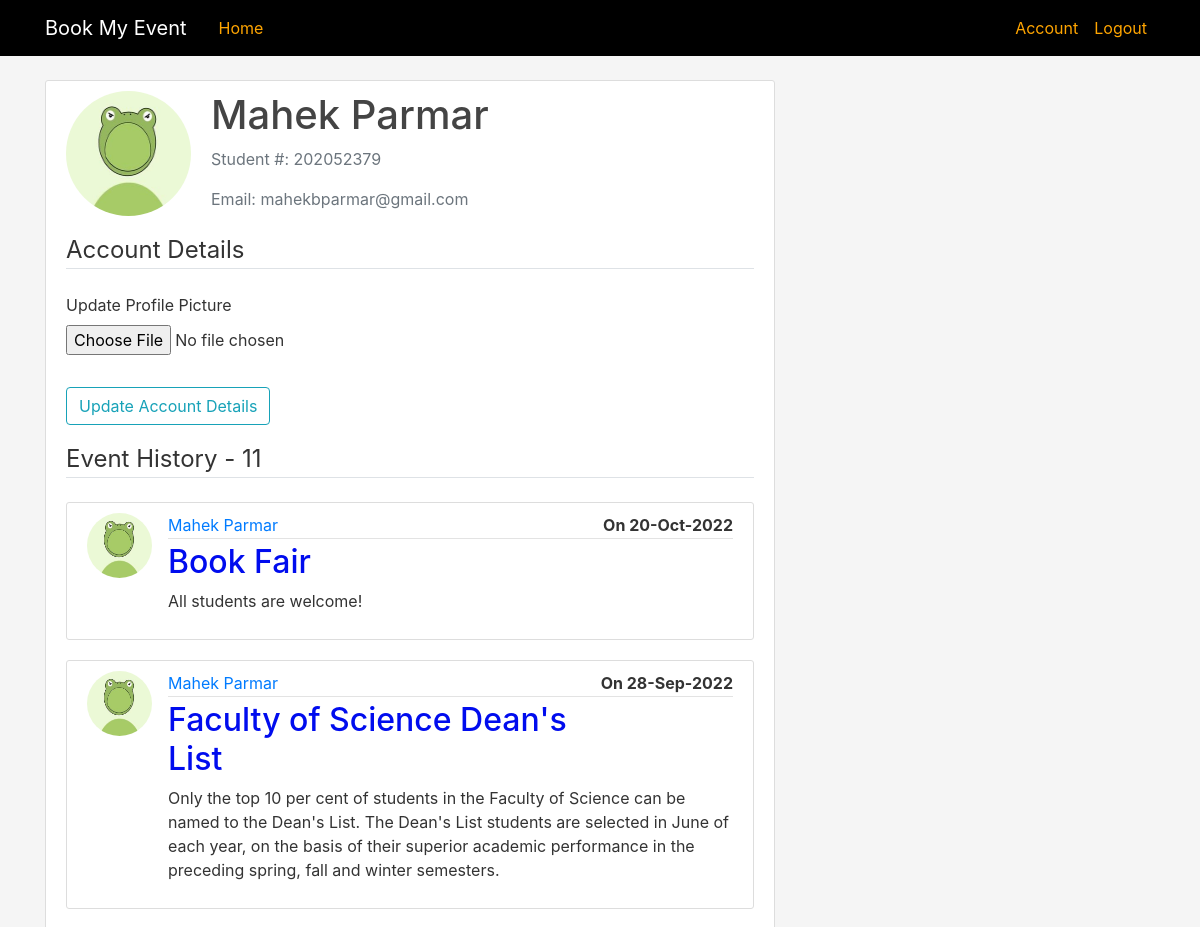
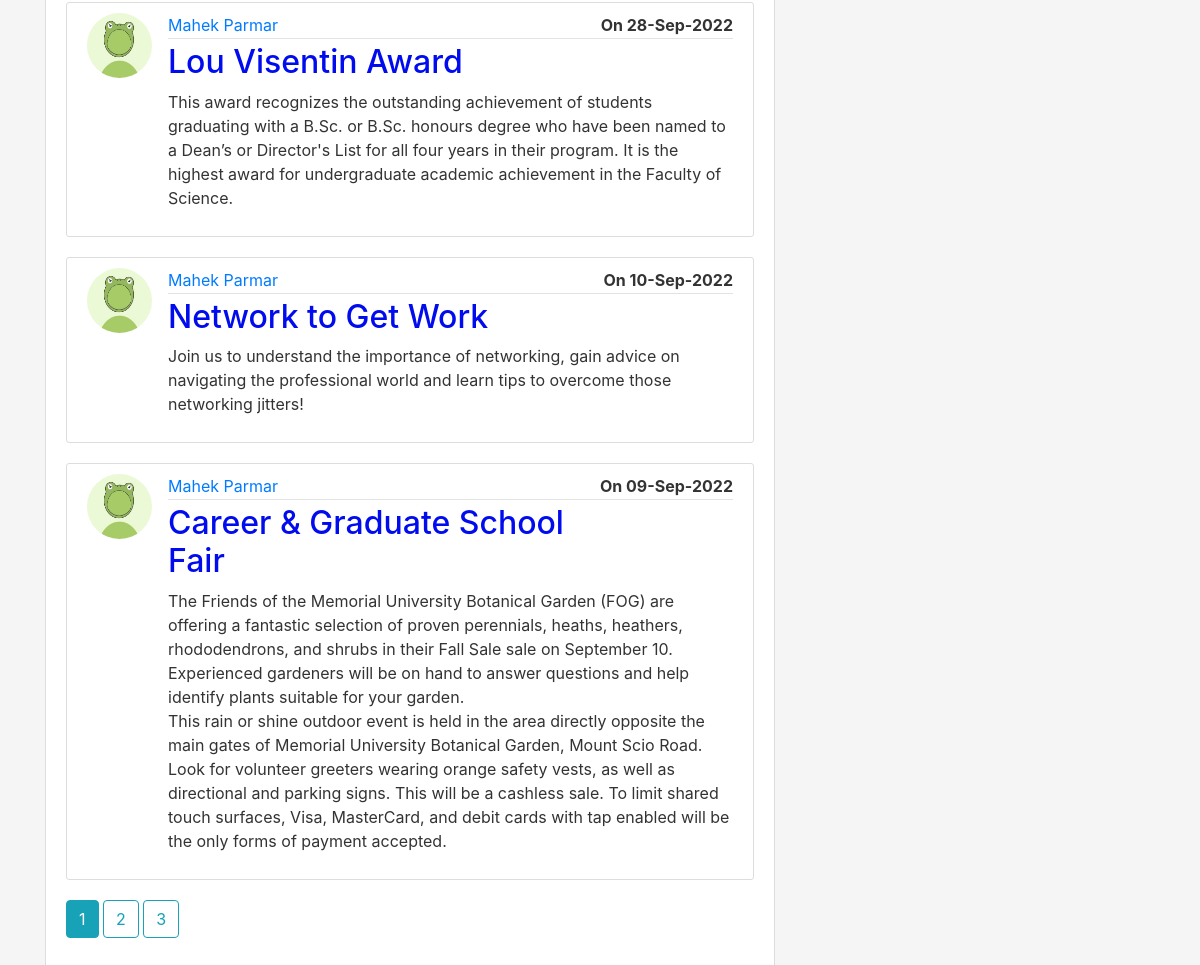
Page /account (signed in) on the committed database (2 pictures, top to bottom).
### blog/model.py (models this page shows, shortened)
class User(db.Model, UserMixin):
    id = db.Column(db.Integer, primary_key = True)      #its the primary key
    firstName = db.Column(db.String, nullable=False)    #must not be null
    surName = db.Column(db.String, nullable=False)      #must not be null
    email = db.Column(db.String, nullable=False, unique=True)   #must not be empty, and mun mails are unique
    studentNumber = db.Column(db.String(9), nullable= False, unique=True)      #must not be empty, max of 9 numbers and must be unique
    profilePicture = db.Column(db.String(20), nullable=False, default = 'default.jpg')      #max 20 strings(image will be hashed), cannot be null and some image will always be there i.e. the default image
    password = db.Column(db.String(60), nullable=False)     #passwords will be hashed
    eventsPosted = db.relationship('Event', backref='author', lazy=True)        #This is relationship and NOT a column on the db, this just helps get all events the user has created
    attending = db.relationship('Event', secondary = user_event, backref="atendees", order_by ="Event.date")

class Event(db.Model):
    id = db.Column(db.Integer, primary_key=True)
    title = db.Column(db.String(100), nullable=False)
    content = db.Column(db.Text, nullable=False)
    image = db.Column(db.String(20), nullable=True)      #max 20 strings(image will be hashed), cannot be null and some image will always be there i.e. the default image
    date = db.Column(db.Date, nullable=False)
    userId = db.Column(db.Integer, db.ForeignKey('user.id'), nullable=False)

### blog/users/routes.py (the view, shortened to what this page needs)
@users.route("/account", methods=['GET', 'POST'])
@login_required
def account():
    updateAForm= UpdateAccountForm()
    page = request.args.get('page', 1, type=int)
    eventsPosted = Event.query.filter_by(userId = current_user.id).order_by(Event.date.desc()).paginate(page=page, per_page=5)
    profilePic = url_for('static', filename='profilePics/' + current_user.profilePicture)
    return render_template('account.html', title="Account", user= current_user, profilePicture = profilePic, form=updateAForm, eventsPosted = eventsPosted)

### blog/users/form.py
class UpdateAccountForm(FlaskForm):
    profilePicture = FileField("Update Profile Picture", validators=[FileAllowed(['jpg', 'png'])])
    submit = SubmitField("Update Account Details")

### blog/model.py (called while the page is built)
@loginManager.user_loader
def load_user(userId):
    return User.query.get(int(userId))

### blog/templates/account.html (shortened to what this page needs)
{% extends "layout.html" %}
{% block content %}
<div class="content-section">
    <div class="media">
        <img class="rounded-circle account-img" src="{{profilePicture}}">
        <div class="media-body">
            <h2 class="account-heading">{{ current_user.firstName }}&nbsp;{{ current_user.surName }}</h2>
            <p class="text-secondary">Student #:&nbsp;{{ current_user.studentNumber }}</p>
            <p class="text-secondary">Email:&nbsp;{{ current_user.email }}</p>
        </div>
    </div>
    <form method="POST" action="" enctype="multipart/form-data">
        <fieldset class="form-group">
            <legend class="border-bottom mb-4">Account Details</legend>
            <div class="form-group">
                {{ form.profilePicture.label() }}
                {{ form.profilePicture(class="form-control-file") }}
            </div>
        </fieldset>
        <div class="form-group">
            {{ form.submit(class= "btn btn-outline-info") }}
        </div>
    </form>
    <legend class="border-bottom mb-4">Event History - {{eventsPosted.total}}</legend>
    {% for event in eventsPosted.items %}
    <article class="media content-section">
        <img class="rounded-circle article-img"
            src="{{ url_for('static', filename = 'profilePics/' + event.author.profilePicture) }}">
        <div class="media-body">
            <div class="article-metadata">
                <a class="mr-2" href="#">{{ event.author.firstName }}&nbsp;{{ event.author.surName }} </a>
                <p class="float-right font-weight-bold">On {{ event.date.strftime('%d-%b-%Y') }}</p>
            </div>
            <h2><a class="article-title" style="color:#000cee;" href="{{ url_for('events.viewEvent', event_id=event.id) }}">{{
                event.title }}</a></h2>
            <p class="article-content">{{ event.content }}</p>
        </div>
    </article>
    {% endfor %}
    {% for page_num in eventsPosted.iter_pages(left_edge=1, right_edge=1, left_current=2, right_current=3) %}
        {% if page_num %}
            {% if eventsPosted.page==page_num %}
                <a class="btn btn-info mb-4" href="{{ url_for('users.viewUser', user_id =user.id, page=page_num) }}">{{page_num}}</a>
            {% else %}
                <a class="btn btn-outline-info mb-4" href="{{ url_for('users.viewUser', user_id =user.id, page=page_num)}}">{{page_num}}</a>
            {% endif %}
        {% else %}
        ...
        {% endif %}
    {% endfor %}
</div>
{% endblock content %}

### blog/templates/layout.html (shortened to what this page needs)
<!DOCTYPE html>
<html lang="en">
<head>
  <link rel="stylesheet" href="https://cdn.jsdelivr.net/npm/bootstrap@4.3.1/dist/css/bootstrap.min.css"
>
  <link rel="stylesheet" type="text/css" href="{{ url_for('static' , filename = 'main.css') }}">
</head>
<body>
  <header class="site-header">
    <nav class="navbar navbar-expand-md navbar-dark bg-steel fixed-top">
      <div class="container">
        <a class="navbar-brand mr-4" href="/">Book My Event</a>
        <div class="collapse navbar-collapse" id="navbarToggle">
          <div class="navbar-nav mr-auto">
            <a class="nav-item nav-link" href="{{ url_for('main.home') }}">Home</a>
          </div>
          <div class="navbar-nav">
            {% if current_user.is_authenticated %}
            <a class="nav-item nav-link" href="{{ url_for('users.account') }}">Account</a>
            <a class="nav-item nav-link" href="{{ url_for('users.logout') }}">Logout</a>
            {% else %}
            <a class="nav-item nav-link" href="{{ url_for('users.login') }}">Login</a>
            <a class="nav-item nav-link" href="{{ url_for('users.register') }}">Register</a>
            {% endif %}
          </div>
        </div>
      </div>
    </nav>
  </header>
  <main role="main" class="container">
    <div class="row">
      <div class="col-md-8">
        {% block content %}{% endblock %}
      </div>
    </div>
  </main>
</body>
</html>

### blog/static/main.css (style rules this page uses)
body { background: whitesmoke; color: #333333; margin-top: 5rem; }
h1, h2, h3, h4, h5, h6 { color: #444444; }
.bg-steel { background-color: #000; }
.site-header .navbar-nav .nav-link { color: #ffa500; }
.content-section { background: #ffffff; padding: 10px 20px; border: 1px solid #dddddd; border-radius: 3px; margin-bottom: 20px; }
.article-title { color: #444444; }
.article-content { white-space: pre-line; }
.article-img { height: 65px; width: 65px; margin-right: 16px; }
.article-metadata { padding-bottom: 1px; margin-bottom: 4px; border-bottom: 1px solid #e3e3e3 }
.account-img { height: 125px; width: 125px; margin-right: 20px; margin-bottom: 16px; }
.account-heading { font-size: 2.5rem; }

### rows in the picture
User: firstName "Mahek", surName "Parmar", studentNumber "202052379", email "mahekbparmar@gmail.com"
Event: profilePicture (placeholder picture), author.firstName "Mahek", author.surName "Parmar", date "20-Oct-2022", title "Book Fair", content "All students are welcome!"
Event: profilePicture (placeholder picture), author.firstName "Mahek", author.surName "Parmar", date "28-Sep-2022", title "Faculty of Science Dean's List", content "Only the top 10 per cent of students in the Faculty of Science can be named to the Dean's List. The Dean's List students are selected in June of each year, on the basis of their superior academic performance in the preceding spring, fall and winter semesters."
Event: profilePicture (placeholder picture), author.firstName "Mahek", author.surName "Parmar", date "28-Sep-2022", title "Lou Visentin Award", content "This award recognizes the outstanding achievement of students graduating with a B.Sc. or B.Sc. honours degree who have been named to a Dean’s or Director's List for all four years in their program. It is the highest award for undergraduate academic achievement in the Faculty of Science."
Event: profilePicture (placeholder picture), author.firstName "Mahek", author.surName "Parmar", date "10-Sep-2022", title "Network to Get Work", content "Join us to understand the importance of networking, gain advice on navigating the professional world and learn tips to overcome those networking jitters!"
Event: profilePicture (placeholder picture), author.firstName "Mahek", author.surName "Parmar", date "09-Sep-2022", title "Career & Graduate School Fair", content "The Friends of the Memorial University Botanical Garden (FOG) are offering a fantastic selection of proven perennials, heaths, heathers, rhododendrons, and shrubs in their Fall Sale sale on September 10. Experienced gardeners will be on hand to answer questions and help identify plants suitable for your garden. This rain or shine outdoor event is held in the area directly opposite the main gates of Memorial University Botanical Garden, Mount Scio Road. Look for volunteer greeters wearing orange safety vests, as well as directional and parking signs. This will be a cashless sale. To limit shared touch surfaces, Visa, MasterCard, and debit cards with tap enabled will be the only forms of…"

### other values in the picture
{{ eventsPosted.total }} "11"
{{ page_num }} "1"
{{ page_num }} "2" "3"
